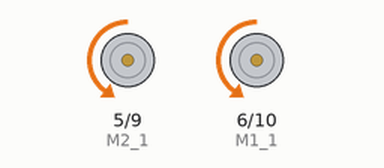
Simulated run of this sketch. Board: Arduino Uno, built with avr-gcc and run on an emulated ATmega328P. Shown: motor-driver pin pairs drawn as motors (green arrow = first pin HIGH = forward, orange = second pin HIGH = backward, longer = more drive).

Above: at 1.0 s.
At 3.0 s:
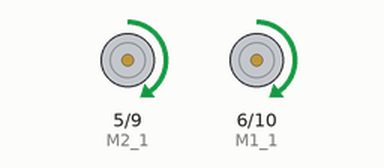
At 5.0 s:
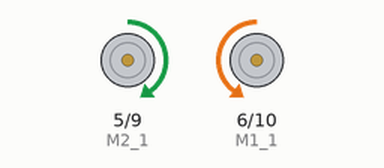
At 9.0 s:
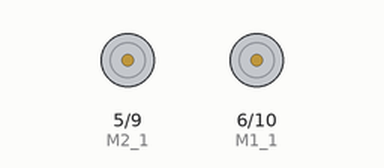
Timing chart, 0 to 13.0 s (numbered marks = the images above):
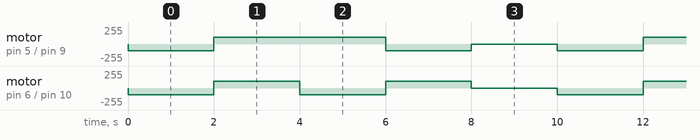

Measured:
- by itself, motor on pin 5 (M2_1) / pin 9 (M2_2): repeats every 10.0 s: forward 100/255 4.0 s, backward 100/255 2.0 s, stopped 2.0 s, backward 100/255 2.0 s
- by itself, motor on pin 6 (M1_1) / pin 10 (M1_2): repeats every 10.0 s: forward 100/255 2.0 s, backward 100/255 2.0 s, forward 100/255 2.0 s, stopped 2.0 s, backward 100/255 2.0 s

The sketch:

Test_1_Motor_Speed_and_Direction_Control.ino
```cpp
int M1_1=6;
int M1_2=10;
int M2_1=5;
int M2_2=9;

void setup()
{
  pinMode(M1_1,OUTPUT);
  pinMode(M1_2,OUTPUT);
  pinMode(M2_1,OUTPUT);
  pinMode(M2_2,OUTPUT);
}
void loop()
{
  advance();
  delay(2000);//waiting 2 seconds

  back();
  delay(2000);

  turnL();
  delay(2000);

  turnR();
  delay(2000);

  stopp();
  delay(2000);
}

void advance()    //  going forward
{
  digitalWrite(M1_1,LOW);
  analogWrite(M1_2,100);
  digitalWrite(M2_1,LOW);
  analogWrite(M2_2,100);
}
void back()         //back up
{
  analogWrite(M1_1,100);
  digitalWrite(M1_2,LOW);
  analogWrite(M2_1,100);
  digitalWrite(M2_2,LOW);
}
void turnR()         //turn right
{
  analogWrite(M1_1,100);
  digitalWrite(M1_2,LOW);
  digitalWrite(M2_1,LOW);
  analogWrite(M2_2,100);
}
void turnL()        //turn left
{
  digitalWrite(M1_1,LOW);
  analogWrite(M1_2,100);
  analogWrite(M2_1,100);
  digitalWrite(M2_2,LOW);
}
void stopp()        //stop
{
  digitalWrite(M1_1,LOW);
  digitalWrite(M1_2,LOW);
  digitalWrite(M2_1,LOW);
  digitalWrite(M2_2,LOW);
}
```
